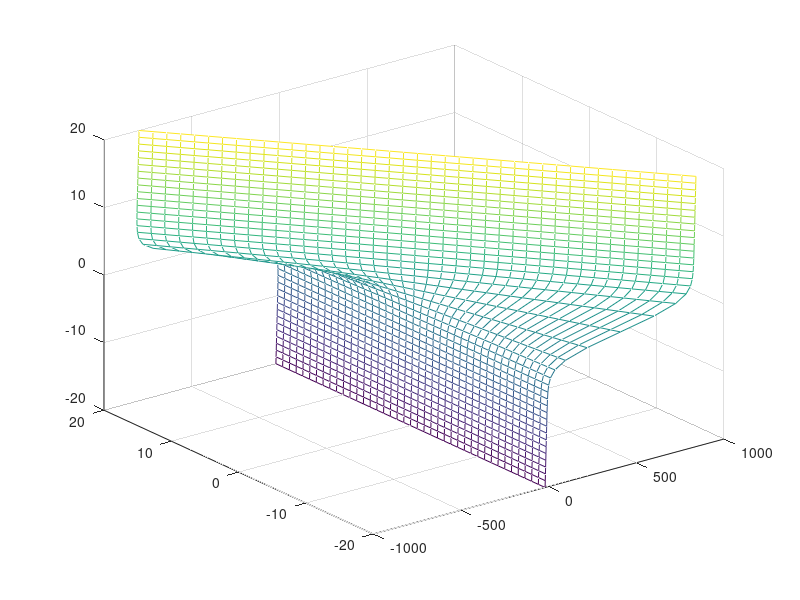

MATLAB code for this plot:
%%%%%%%%%%%%%%%%%%%%%%%%%%%%%%%%%%%%%%%%%%%%%%%%
function WeightMesh
    %   I = y - w  * sigma (y  + bias)
    [y, w]  = meshgrid(-20:20, -20:20);
    %i = y - (w *((exp(-y) * (((1 + exp(-(y))).^(-1))^2) )));
    i = y - (w * ((1 + exp(-(y + 0))).^(-1)));
    xlabel('i');
    ylabel('w');
    mesh(i, w,  y);
end